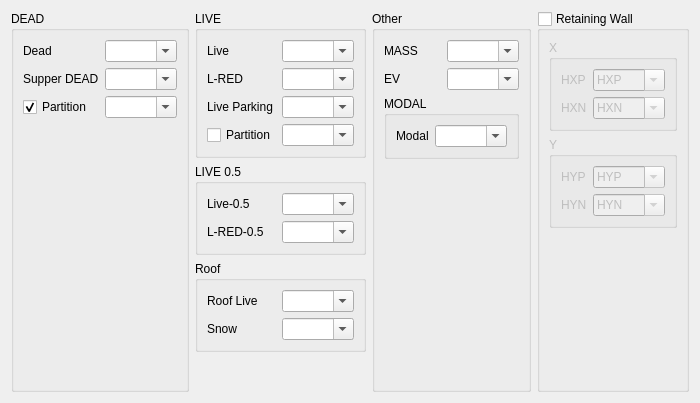
       <widget class="QWidget" name="tab_3">
        <attribute name="title">
         <string>Loads</string>
        </attribute>
        <layout class="QHBoxLayout" name="horizontalLayout_5">
         <item>
          <widget class="QGroupBox" name="groupBox_3">
           <property name="title">
            <string>DEAD</string>
           </property>
           <layout class="QGridLayout" name="gridLayout_6">
            <item row="0" column="2">
             <widget class="QComboBox" name="dead_combobox">
              <property name="editable">
               <bool>true</bool>
              </property>
             </widget>
            </item>
            <item row="1" column="2">
             <widget class="QComboBox" name="sdead_combobox">
              <property name="editable">
               <bool>true</bool>
              </property>
             </widget>
            </item>
            <item row="2" column="2">
             <widget class="QComboBox" name="partition_dead_combobox">
              <property name="editable">
               <bool>true</bool>
              </property>
             </widget>
            </item>
            <item row="0" column="0">
             <widget class="QLabel" name="label_46">
              <property name="text">
               <string>Dead</string>
              </property>
             </widget>
            </item>
            <item row="1" column="0">
             <widget class="QLabel" name="label_47">
              <property name="text">
               <string>Supper DEAD</string>
              </property>
             </widget>
            </item>
            <item row="2" column="0">
             <widget class="QCheckBox" name="partition_dead_checkbox">
              <property name="text">
               <string>Partition</string>
              </property>
              <property name="checked">
               <bool>true</bool>
              </property>
             </widget>
            </item>
            <item row="3" column="0">
             <spacer name="verticalSpacer_3">
              <property name="orientation">
               <enum>Qt::Vertical</enum>
              </property>
              <property name="sizeHint" stdset="0">
               <size>
                <width>20</width>
                <height>40</height>
               </size>
              </property>
             </spacer>
            </item>
           </layout>
          </widget>
         </item>
         <item>
          <layout class="QVBoxLayout" name="verticalLayout_8">
           <item>
            <widget class="QGroupBox" name="groupBox_4">
             <property name="title">
              <string>LIVE</string>
             </property>
             <layout class="QGridLayout" name="gridLayout_7">
              <item row="1" column="2">
               <widget class="QComboBox" name="lred_combobox">
                <property name="editable">
                 <bool>true</bool>
                </property>
               </widget>
              </item>
              <item row="3" column="2">
               <widget class="QComboBox" name="partition_live_combobox">
                <property name="editable">
                 <bool>true</bool>
                </property>
               </widget>
              </item>
              <item row="0" column="2">
               <widget class="QComboBox" name="live_combobox">
                <property name="editable">
                 <bool>true</bool>
                </property>
               </widget>
              </item>
              <item row="0" column="0">
               <widget class="QLabel" name="label_48">
                <property name="text">
                 <string>Live</string>
                </property>
               </widget>
              </item>
              <item row="1" column="0">
               <widget class="QLabel" name="label_49">
                <property name="text">
                 <string>L-RED</string>
                </property>
               </widget>
              </item>
              <item row="3" column="0">
               <widget class="QCheckBox" name="partition_live_checkbox">
                <property name="text">
                 <string>Partition</string>
                </property>
                <property name="checked">
                 <bool>false</bool>
                </property>
               </widget>
              </item>
              <item row="2" column="0">
               <widget class="QLabel" name="label_62">
                <property name="text">
                 <string>Live Parking</string>
                </property>
               </widget>
              </item>
              <item row="2" column="2">
               <widget class="QComboBox" name="live_parking_combobox">
                <property name="editable">
                 <bool>true</bool>
                </property>
               </widget>
              </item>
             </layout>
            </widget>
           </item>
           <item>
            <widget class="QGroupBox" name="groupBox_5">
             <property name="title">
              <string>LIVE 0.5</string>
             </property>
             <layout class="QGridLayout" name="gridLayout_8">
              <item row="1" column="1">
               <widget class="QComboBox" name="lred5_combobox">
                <property name="editable">
                 <bool>true</bool>
                </property>
               </widget>
              </item>
              <item row="0" column="1">
               <widget class="QComboBox" name="live5_combobox">
                <property name="editable">
                 <bool>true</bool>
                </property>
               </widget>
              </item>
              <item row="0" column="0">
               <widget class="QLabel" name="label_50">
                <property name="text">
                 <string>Live-0.5</string>
                </property>
               </widget>
              </item>
              <item row="1" column="0">
               <widget class="QLabel" name="label_51">
                <property name="text">
                 <string>L-RED-0.5</string>
                </property>
               </widget>
              </item>
             </layout>
            </widget>
           </item>
           <item>
            <widget class="QGroupBox" name="groupBox_6">
             <property name="title">
              <string>Roof</string>
             </property>
             <layout class="QGridLayout" name="gridLayout_9">
              <item row="0" column="1">
               <widget class="QComboBox" name="lroof_combobox">
                <property name="editable">
                 <bool>true</bool>
                </property>
               </widget>
              </item>
              <item row="1" column="1">
               <widget class="QComboBox" name="snow_combobox">
                <property name="editable">
                 <bool>true</bool>
                </property>
               </widget>
              </item>
              <item row="0" column="0">
               <widget class="QLabel" name="label_52">
                <property name="text">
                 <string>Roof Live</string>
                </property>
               </widget>
              </item>
              <item row="1" column="0">
               <widget class="QLabel" name="label_53">
                <property name="text">
                 <string>Snow</string>
                </property>
               </widget>
              </item>
             </layout>
            </widget>
           </item>
           <item>
            <spacer name="verticalSpacer_4">
             <property name="orientation">
              <enum>Qt::Vertical</enum>
             </property>
             <property name="sizeHint" stdset="0">
              <size>
               <width>20</width>
               <height>40</height>
              </size>
             </property>
            </spacer>
           </item>
          </layout>
         </item>
         <item>
          <widget class="QGroupBox" name="groupBox_7">
           <property name="title">
            <string>Other</string>
           </property>
           <layout class="QGridLayout" name="gridLayout_11">
            <item row="0" column="0">
             <widget class="QLabel" name="label_40">
              <property name="text">
               <string>MASS</string>
              </property>
             </widget>
            </item>
            <item row="0" column="1">
             <widget class="QComboBox" name="mass_combobox">
              <property name="editable">
               <bool>true</bool>
              </property>
             </widget>
            </item>
            <item row="1" column="1">
             <widget class="QComboBox" name="ev_combobox">
              <property name="editable">
               <bool>true</bool>
              </property>
             </widget>
            </item>
            <item row="3" column="1">
             <spacer name="verticalSpacer_5">
              <property name="orientation">
               <enum>Qt::Vertical</enum>
              </property>
              <property name="sizeHint" stdset="0">
               <size>
                <width>20</width>
                <height>40</height>
               </size>
              </property>
             </spacer>
            </item>
            <item row="1" column="0">
             <widget class="QLabel" name="label_41">
              <property name="text">
               <string>EV</string>
              </property>
             </widget>
            </item>
            <item row="2" column="0" colspan="2">
             <widget class="QGroupBox" name="groupBox_14">
              <property name="title">
               <string>MODAL</string>
              </property>
              <layout class="QGridLayout" name="gridLayout_10">
               <item row="0" column="0">
                <widget class="QLabel" name="label_66">
                 <property name="text">
                  <string>Modal</string>
                 </property>
                </widget>
               </item>
               <item row="0" column="1">
                <widget class="QComboBox" name="modal_combobox">
                 <property name="editable">
                  <bool>true</bool>
                 </property>
                </widget>
               </item>
              </layout>
             </widget>
            </item>
           </layout>
          </widget>
         </item>
         <item>
          <widget class="QGroupBox" name="retaining_wall_groupbox">
           <property name="title">
            <string>Retaining Wall</string>
           </property>
           <property name="checkable">
            <bool>true</bool>
           </property>
           <property name="checked">
            <bool>false</bool>
           </property>
           <layout class="QVBoxLayout" name="verticalLayout_12">
            <item>
             <widget class="QGroupBox" name="groupBox_10">
              <property name="title">
               <string>X</string>
              </property>
              <layout class="QFormLayout" name="formLayout_5">
               <item row="0" column="0">
                <widget class="QLabel" name="label_42">
                 <property name="text">
                  <string>HXP</string>
                 </property>
                </widget>
               </item>
               <item row="0" column="1">
                <widget class="QComboBox" name="hxp_combobox">
                 <property name="editable">
                  <bool>true</bool>
                 </property>
                 <item>
                  <property name="text">
                   <string>HXP</string>
                  </property>
                 </item>
                </widget>
               </item>
               <item row="1" column="0">
                <widget class="QLabel" name="label_43">
                 <property name="text">
                  <string>HXN</string>
                 </property>
                </widget>
               </item>
               <item row="1" column="1">
                <widget class="QComboBox" name="hxn_combobox">
                 <property name="editable">
                  <bool>true</bool>
                 </property>
                 <item>
                  <property name="text">
                   <string>HXN</string>
                  </property>
                 </item>
                </widget>
               </item>
              </layout>
             </widget>
            </item>
            <item>
             <widget class="QGroupBox" name="groupBox_11">
              <property name="title">
               <string>Y</string>
              </property>
              <layout class="QFormLayout" name="formLayout_6">
               <item row="0" column="0">
                <widget class="QLabel" name="label_44">
                 <property name="text">
                  <string>HYP</string>
                 </property>
                </widget>
               </item>
               <item row="0" column="1">
                <widget class="QComboBox" name="hyp_combobox">
                 <property name="editable">
                  <bool>true</bool>
                 </property>
                 <item>
                  <property name="text">
                   <string>HYP</string>
                  </property>
                 </item>
                </widget>
               </item>
               <item row="1" column="0">
                <widget class="QLabel" name="label_45">
                 <property name="text">
                  <string>HYN</string>
                 </property>
                </widget>
               </item>
               <item row="1" column="1">
                <widget class="QComboBox" name="hyn_combobox">
                 <property name="editable">
                  <bool>true</bool>
                 </property>
                 <item>
                  <property name="text">
                   <string>HYN</string>
                  </property>
                 </item>
                </widget>
               </item>
              </layout>
             </widget>
            </item>
            <item>
             <spacer name="verticalSpacer_6">
              <property name="orientation">
               <enum>Qt::Vertical</enum>
              </property>
              <property name="sizeHint" stdset="0">
               <size>
                <width>20</width>
                <height>40</height>
               </size>
              </property>
             </spacer>
            </item>
           </layout>
          </widget>
         </item>
        </layout>
       </widget>
